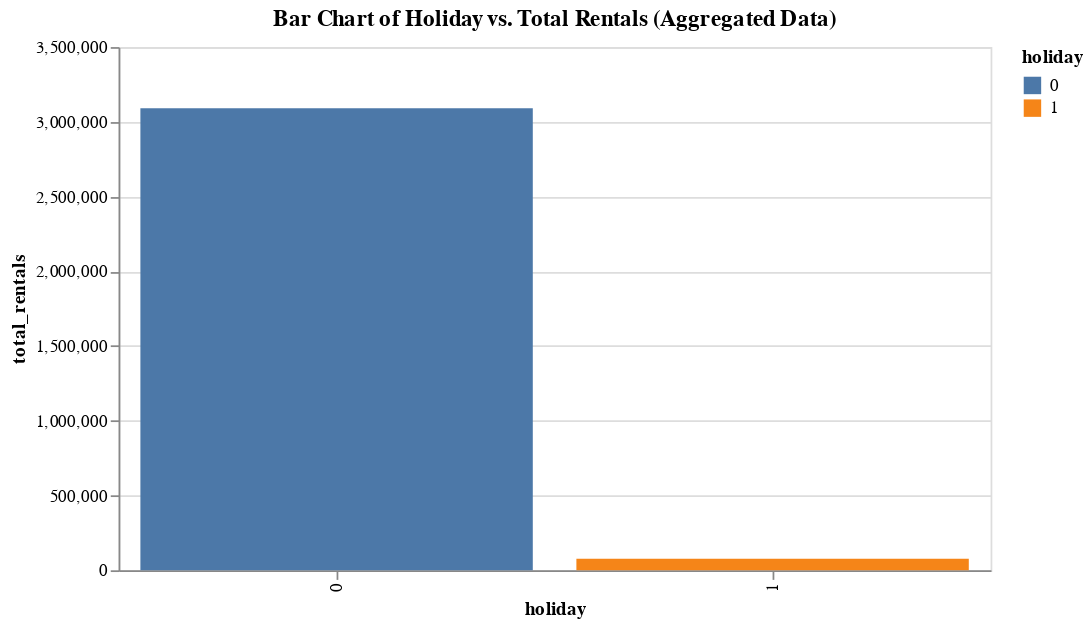

The notebook cell this image was saved under:
### Markdown cell above
## Holiday:

### Code cell
import altair as alt
sampled_data = bike_rental_data.sample(n=1000, random_state=42)  # Sample 1000 random rows from the dataset

aggregated_data = bike_rental_data.groupby('holiday').agg({'total_rentals': 'sum'}).reset_index()

bar_chart = alt.Chart(aggregated_data).mark_bar().encode(
    x='holiday:N',
    y='total_rentals:Q',
    color='holiday:N'
).properties(
    width=500,
    height=300,
    title='Bar Chart of Holiday vs. Total Rentals (Aggregated Data)'
)

bar_chart

### Figure 1 — Vega-Lite specification as saved in the notebook (floating-point values rounded to 4 significant figures)
{"config": {"view": {"continuousWidth": 400, "continuousHeight": 300}}, "data": {"name": "data-24642b4672272787708ef289c949b340"}, "mark": "bar", "encoding": {"color": {"field": "holiday", "type": "nominal"}, "x": {"field": "holiday", "type": "nominal"}, "y": {"field": "total_rentals", "type": "quantitative"}}, "height": 300, "title": "Bar Chart of Holiday vs. Total Rentals (Aggregated Data)", "width": 500, "$schema": "https://vega.github.io/schema/vega-lite/v4.17.0.json", "datasets": {"data-24642b4672272787708ef289c949b340": [{"holiday": 0, "total_rentals": 3091544}, {"holiday": 1, "total_rentals": 77422}]}}
